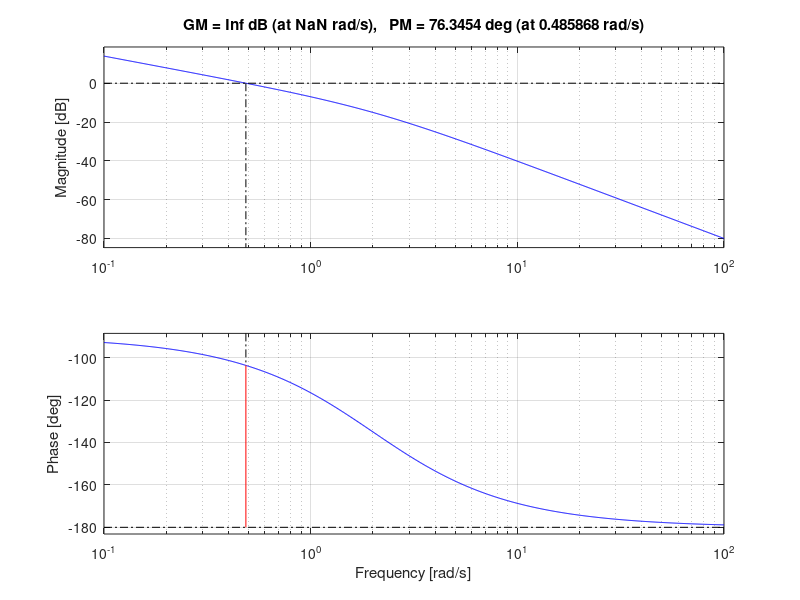
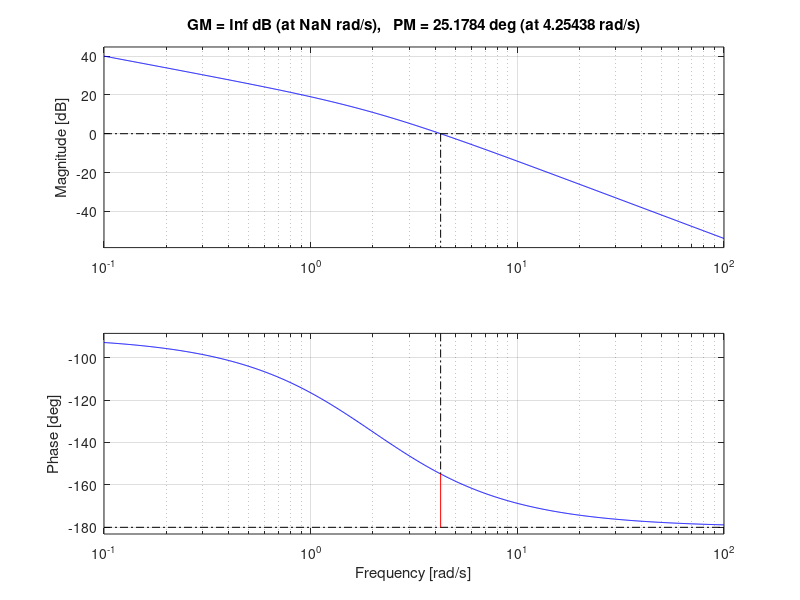

MATLAB code to generate these figures, in order:
 %assign P(s)
K = 20;
Num = 1;
DNum = [1 2 0]; 
P = tf(Num,DNum);
[Gm,Pm,Wcg,Wcp] = margin(P);
display(P);
fprintf("P:\n GM: %f, PM %f, Wcg: %f, Wcp: %f\n",Gm,Pm,Wcg,Wcp);
figure(1);
margin(P);

[Gm,Pm,Wcg,Wcp] = margin(K*P);
display(K*P);
fprintf("K*P:\n GM: %f, PM %f, Wcg: %f, Wcp: %f\n",Gm,Pm,Wcg,Wcp);
figure(2);
margin(K*P);